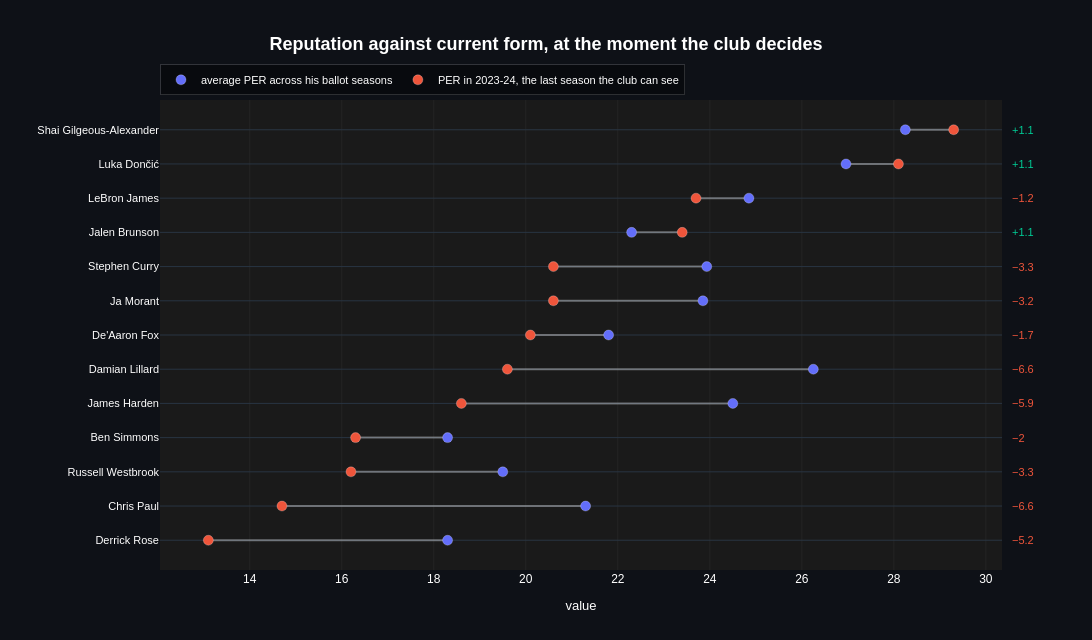

Notebook cell for this chart:
### Code cell
dumbbell_plot(
    form,
    category_col="player_name",
    value_col_start="per_on_ballot",
    value_col_end="per_2023_24",
    sort_by="end",
    ascending=False,
    start_label="average PER across his ballot seasons",
    end_label="PER in 2023-24, the last season the club can see",
    title="Reputation against current form, at the moment the club decides",
    height=640,
)

### Figure 1 — Plotly figure (JSON) as saved in the notebook; plotly's stock layout.template omitted (floating-point values rounded to 4 significant figures)
{"data": [{"hoverinfo": "skip", "line": {"color": "rgba(255,255,255,0.35)", "width": 2}, "mode": "lines", "showlegend": false, "type": "scatter", "x": [28.25, 29.3, null, 26.96, 28.1, null, 24.85, 23.7, null, 22.3, 23.4, null, 23.93, 20.6, null, 23.85, 20.6, null, 21.8, 20.1, null, 26.25, 19.6, null, 24.5, 18.6, null, 18.3, 16.3, null, 19.5, 16.2, null, 21.3, 14.7, null, 18.3, 13.1, null], "y": ["Shai Gilgeous-Alexander", "Shai Gilgeous-Alexander", null, "Luka Dončić", "Luka Dončić", null, "LeBron James", "LeBron James", null, "Jalen Brunson", "Jalen Brunson", null, "Stephen Curry", "Stephen Curry", null, "Ja Morant", "Ja Morant", null, "De'Aaron Fox", "De'Aaron Fox", null, "Damian Lillard", "Damian Lillard", null, "James Harden", "James Harden", null, "Ben Simmons", "Ben Simmons", null, "Russell Westbrook", "Russell Westbrook", null, "Chris Paul", "Chris Paul", null, "Derrick Rose", "Derrick Rose", null]}, {"hovertemplate": "<b>%{y}</b><br>average PER across his ballot seasons: %{x:.3g}<extra></extra>", "marker": {"color": "#636EFA", "line": {"color": "rgba(255,255,255,0.4)", "width": 0.6}, "size": 10}, "mode": "markers", "name": "average PER across his ballot seasons", "type": "scatter", "x": [28.25, 26.96, 24.85, 22.3, 23.93, 23.85, 21.8, 26.25, 24.5, 18.3, 19.5, 21.3, 18.3], "y": ["Shai Gilgeous-Alexander", "Luka Dončić", "LeBron James", "Jalen Brunson", "Stephen Curry", "Ja Morant", "De'Aaron Fox", "Damian Lillard", "James Harden", "Ben Simmons", "Russell Westbrook", "Chris Paul", "Derrick Rose"]}, {"hovertemplate": "<b>%{y}</b><br>PER in 2023-24, the last season the club can see: %{x:.3g}<extra></extra>", "marker": {"color": "#EF553B", "line": {"color": "rgba(255,255,255,0.4)", "width": 0.6}, "size": 10}, "mode": "markers", "name": "PER in 2023-24, the last season the club can see", "type": "scatter", "x": [29.3, 28.1, 23.7, 23.4, 20.6, 20.6, 20.1, 19.6, 18.6, 16.3, 16.2, 14.7, 13.1], "y": ["Shai Gilgeous-Alexander", "Luka Dončić", "LeBron James", "Jalen Brunson", "Stephen Curry", "Ja Morant", "De'Aaron Fox", "Damian Lillard", "James Harden", "Ben Simmons", "Russell Westbrook", "Chris Paul", "Derrick Rose"]}], "layout": {"annotations": [{"font": {"color": "#00CC96", "size": 11}, "showarrow": false, "text": "+1.1", "x": 1.01, "xanchor": "left", "xref": "paper", "y": "Shai Gilgeous-Alexander", "yref": "y"}, {"font": {"color": "#00CC96", "size": 11}, "showarrow": false, "text": "+1.1", "x": 1.01, "xanchor": "left", "xref": "paper", "y": "Luka Dončić", "yref": "y"}, {"font": {"color": "#EF553B", "size": 11}, "showarrow": false, "text": "−1.2", "x": 1.01, "xanchor": "left", "xref": "paper", "y": "LeBron James", "yref": "y"}, {"font": {"color": "#00CC96", "size": 11}, "showarrow": false, "text": "+1.1", "x": 1.01, "xanchor": "left", "xref": "paper", "y": "Jalen Brunson", "yref": "y"}, {"font": {"color": "#EF553B", "size": 11}, "showarrow": false, "text": "−3.3", "x": 1.01, "xanchor": "left", "xref": "paper", "y": "Stephen Curry", "yref": "y"}, {"font": {"color": "#EF553B", "size": 11}, "showarrow": false, "text": "−3.2", "x": 1.01, "xanchor": "left", "xref": "paper", "y": "Ja Morant", "yref": "y"}, {"font": {"color": "#EF553B", "size": 11}, "showarrow": false, "text": "−1.7", "x": 1.01, "xanchor": "left", "xref": "paper", "y": "De'Aaron Fox", "yref": "y"}, {"font": {"color": "#EF553B", "size": 11}, "showarrow": false, "text": "−6.6", "x": 1.01, "xanchor": "left", "xref": "paper", "y": "Damian Lillard", "yref": "y"}, {"font": {"color": "#EF553B", "size": 11}, "showarrow": false, "text": "−5.9", "x": 1.01, "xanchor": "left", "xref": "paper", "y": "James Harden", "yref": "y"}, {"font": {"color": "#EF553B", "size": 11}, "showarrow": false, "text": "−2", "x": 1.01, "xanchor": "left", "xref": "paper", "y": "Ben Simmons", "yref": "y"}, {"font": {"color": "#EF553B", "size": 11}, "showarrow": false, "text": "−3.3", "x": 1.01, "xanchor": "left", "xref": "paper", "y": "Russell Westbrook", "yref": "y"}, {"font": {"color": "#EF553B", "size": 11}, "showarrow": false, "text": "−6.6", "x": 1.01, "xanchor": "left", "xref": "paper", "y": "Chris Paul", "yref": "y"}, {"font": {"color": "#EF553B", "size": 11}, "showarrow": false, "text": "−5.2", "x": 1.01, "xanchor": "left", "xref": "paper", "y": "Derrick Rose", "yref": "y"}], "font": {"color": "white", "family": "Arial"}, "height": 640, "legend": {"bgcolor": "rgba(0,0,0,0.4)", "bordercolor": "rgba(255,255,255,0.15)", "borderwidth": 1, "font": {"color": "white", "size": 11}, "orientation": "h", "x": 0, "xanchor": "left", "y": 1.01, "yanchor": "bottom"}, "margin": {"b": 70, "l": 160, "r": 90, "t": 100}, "paper_bgcolor": "#0e1117", "plot_bgcolor": "#1a1a1a", "title": {"font": {"color": "white", "family": "Arial", "size": 18}, "text": "<b>Reputation against current form, at the moment the club decides</b>", "x": 0.5, "xanchor": "center"}, "width": 1400, "xaxis": {"gridcolor": "rgba(128,128,128,0.2)", "gridwidth": 0.5, "showgrid": true, "title": {"font": {"size": 13}, "text": "value"}, "zeroline": false}, "yaxis": {"autorange": "reversed", "tickfont": {"size": 11}}}}
